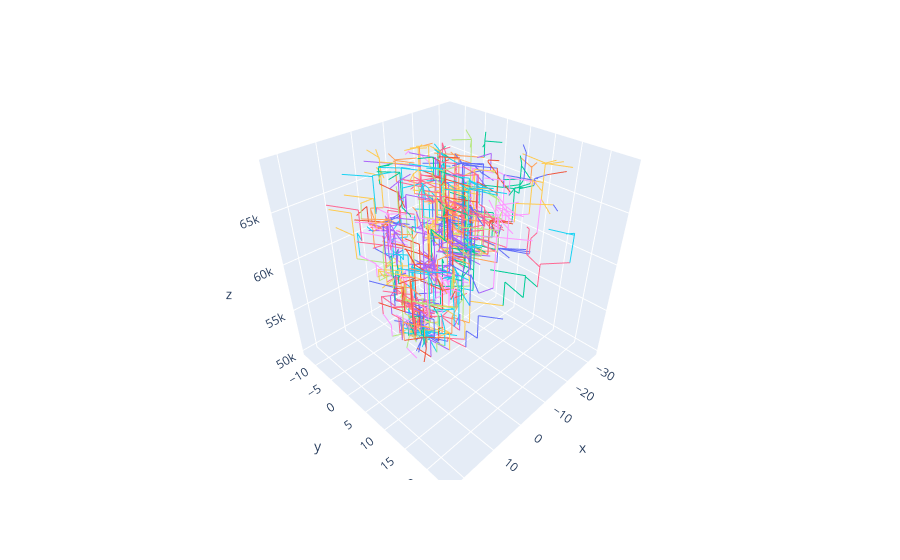

The cell this chart's notebook holds for it:
### Code cell
import plotly.express as px

# --- Plotlyで3Dグラフを作成 ---
# px.line_3d()を使って、'line_id'ごとに線を引く
fig = px.line_3d(plot_df, 
                 x='x', 
                 y='y', 
                 z='z',
                 color='from',  # line_idごとに色を変えて線を区別
                 line_group="line_id", 
                 #opacity=0.5,      # 透明度を0.5に設定
                 #title='3D Lines from CSV Data'
                 )

# 凡例を非表示にする（line_idごとの凡例は不要な場合）
fig.update_layout(showlegend=False)

# グラフを表示
fig.show()
